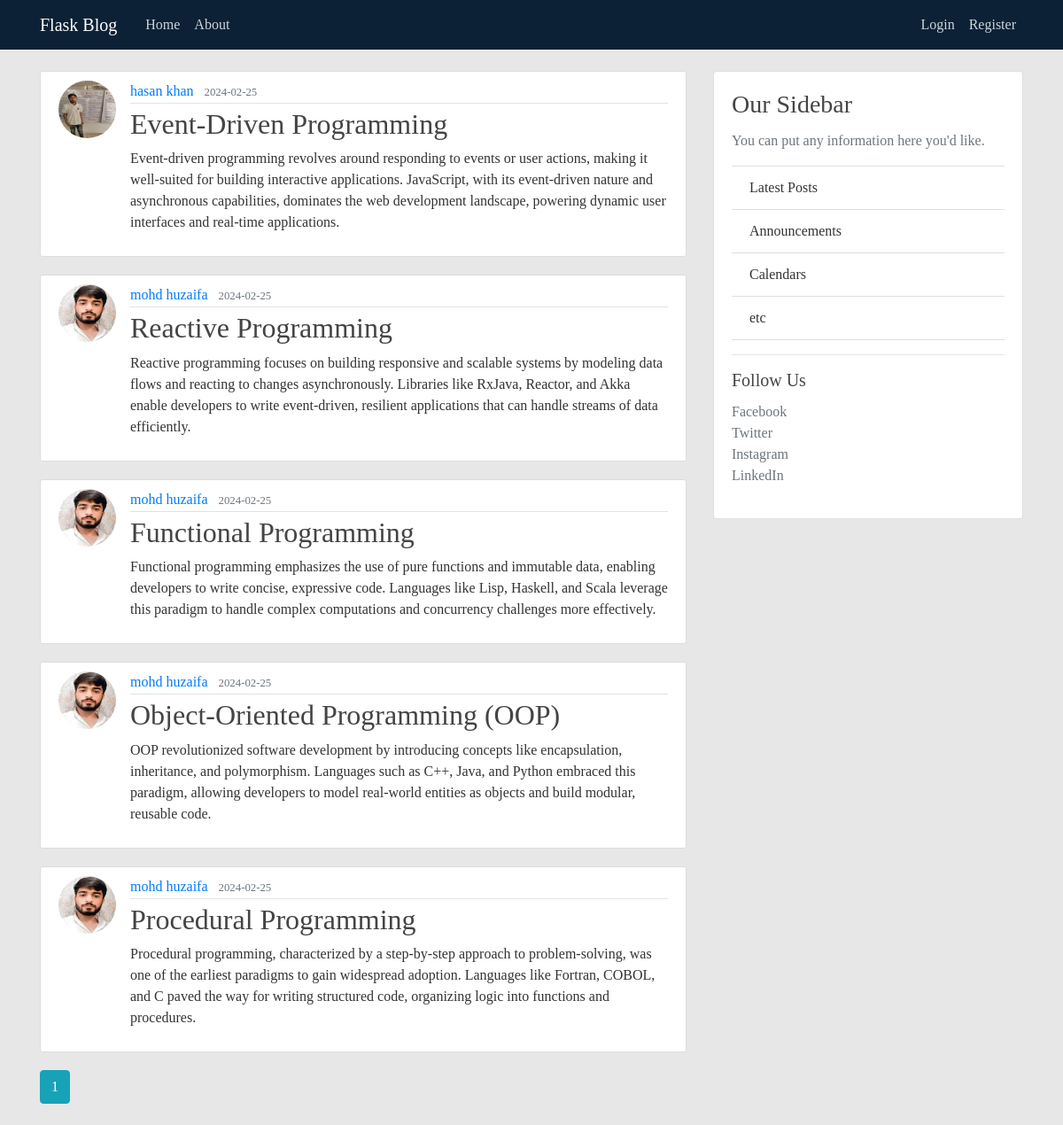
Page /home on the earlier database version.
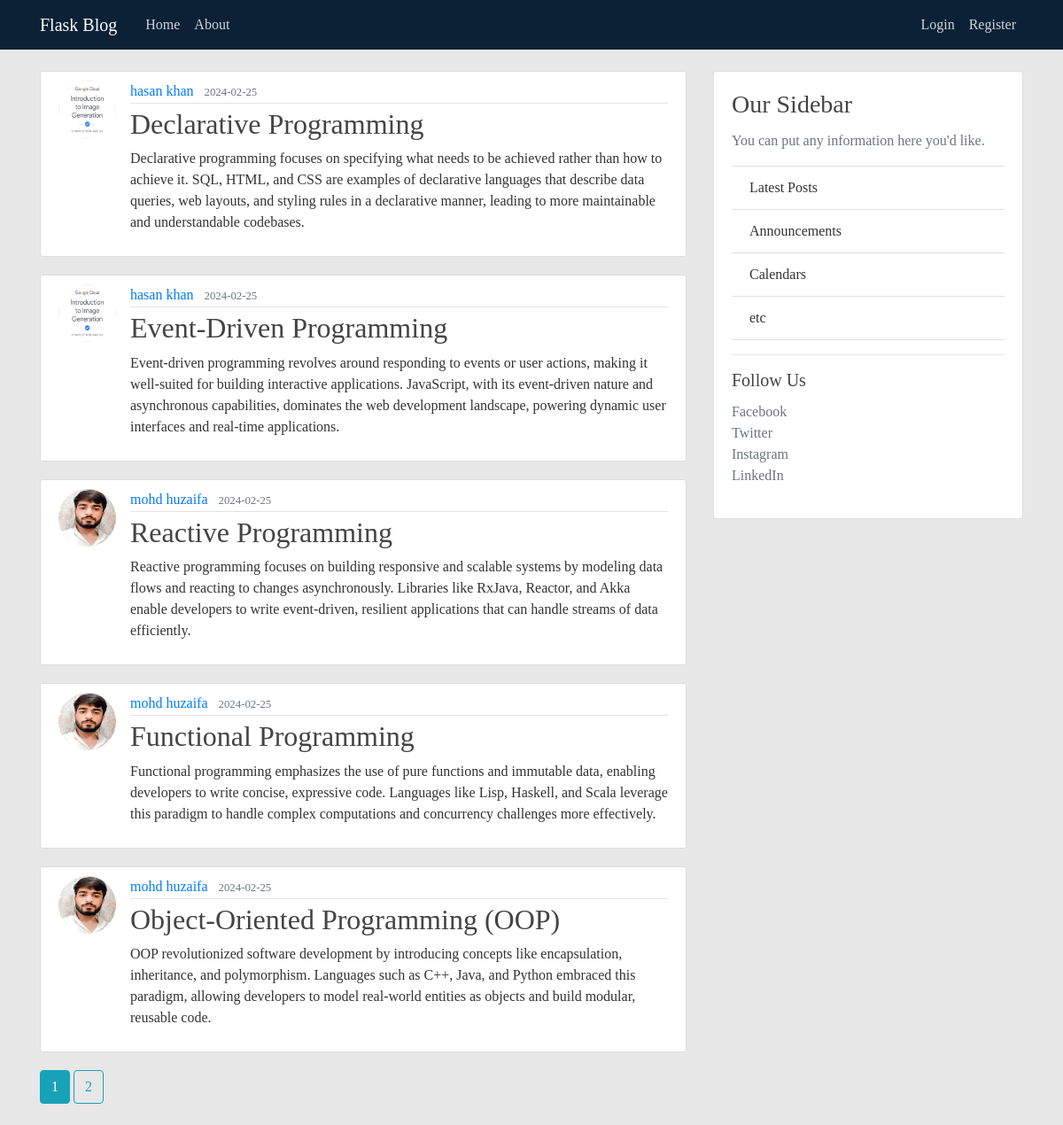
Same page on the later database version.
### flaskblog/models.py (models this page shows, shortened)
class Post(db.Model):
    id = db.Column(db.Integer, primary_key=True)
    title = db.Column(db.String(100), nullable=False)
    date_posted = db.Column(db.DateTime, nullable=False, default=datetime.utcnow)
    content = db.Column(db.Text, nullable=False)
    user_id = db.Column(db.Integer, db.ForeignKey('user.id'), nullable=False)

class User(db.Model, UserMixin):
    id = db.Column(db.Integer, primary_key=True)
    username = db.Column(db.String(20), unique=True, nullable=False)
    email = db.Column(db.String(120), unique=True, nullable=False)
    image_file = db.Column(db.String(20), nullable=False, default='default.jpg')
    password = db.Column(db.String(60), nullable=False)
    posts = db.relationship('Post', backref='author', lazy=True)

### flaskblog/main/routes.py (the view)
@main.route("/")
@main.route("/home")
def home():
    page = request.args.get('page', 1, type=int)
    posts = Post.query.order_by(Post.date_posted.desc()).paginate(page=page, per_page=5)
    return render_template('home.html', posts=posts)

### flaskblog/templates/home.html
{% extends "layout.html" %}
{% block content %}
    {% for post in posts.items %}
        <article class="media content-section">
          <img class="rounded-circle article-img" src="{{ url_for('static', filename='profile_pics/' + post.author.image_file) }}">
          <div class="media-body">
            <div class="article-metadata">
              <a class="mr-2" href="{{ url_for('users.user_posts', username=post.author.username) }}">{{ post.author.username }}</a>
              <small class="text-muted">{{ post.date_posted.strftime('%Y-%m-%d') }}</small>
            </div>
            <h2><a class="article-title" href="{{ url_for('posts.post', post_id=post.id) }}">{{ post.title }}</a></h2>
            <p class="article-content">{{ post.content }}</p>
          </div>
        </article>
    {% endfor %}
    {% for page_num in posts.iter_pages(left_edge=1, right_edge=1, left_current=1, right_current=2) %}
      {% if page_num %}
        {% if posts.page == page_num %}
          <a class="btn btn-info mb-4" href="{{ url_for('main.home', page=page_num) }}">{{ page_num }}</a>
        {% else %}
          <a class="btn btn-outline-info mb-4" href="{{ url_for('main.home', page=page_num) }}">{{ page_num }}</a>
        {% endif %}
      {% else %}
        ...
      {% endif %}
    {% endfor %}
{% endblock content %}

### flaskblog/templates/layout.html (shortened to what this page needs)
<!DOCTYPE html>
<html>
<head>
    <link rel="stylesheet" href="https://maxcdn.bootstrapcdn.com/bootstrap/4.0.0/css/bootstrap.min.css">
    <link rel="stylesheet" type="text/css" href="{{ url_for('static', filename='main.css') }}">
</head>
<body>
    <header class="site-header">
      <nav class="navbar navbar-expand-md navbar-dark bg-steel fixed-top">
        <div class="container">
          <a class="navbar-brand mr-4" href="/">Flask Blog</a>
          <div class="collapse navbar-collapse" id="navbarToggle">
            <div class="navbar-nav mr-auto">
              <a class="nav-item nav-link" href="{{ url_for('main.home') }}">Home</a>
              <a class="nav-item nav-link" href="{{ url_for('main.about') }}">About</a>
            </div>
            <div class="navbar-nav">
              {% if current_user.is_authenticated %}
                <a class="nav-item nav-link" href="{{ url_for('posts.new_post') }}">New Post</a>
                <a class="nav-item nav-link" href="{{ url_for('users.account') }}">Account</a>
                <a class="nav-item nav-link" href="{{ url_for('users.logout') }}">Logout</a>
              {% else %}
                <a class="nav-item nav-link" href="{{ url_for('users.login') }}">Login</a>
                <a class="nav-item nav-link" href="{{ url_for('users.register') }}">Register</a>
              {% endif %}
            </div>
          </div>
        </div>
      </nav>
    </header>
    <main role="main" class="container">
      <div class="row">
        <div class="col-md-8">
          {% block content %}{% endblock %}
        </div>
        <div class="col-md-4">
          <div class="card mb-4">
            <div class="card-body">
              <h3 class="card-title">Our Sidebar</h3>
              <p class="card-text text-muted">You can put any information here you'd like.</p>
              <ul class="list-group list-group-flush">
                <li class="list-group-item">Latest Posts</li>
                <li class="list-group-item">Announcements</li>
                <li class="list-group-item">Calendars</li>
                <li class="list-group-item">etc</li>
              </ul>
                  <hr>
                  <h5 class="card-title">Follow Us</h5>
                  <ul class="list-unstyled">
                    <li><a href="#" class="text-muted">Facebook</a></li>
                    <li><a href="#" class="text-muted">Twitter</a></li>
                    <li><a href="#" class="text-muted">Instagram</a></li>
                    <li><a href="#" class="text-muted">LinkedIn</a></li>
                  </ul>
                  </div>
                  </div>
      </div>
      </div>
    </main>
</body>
</html>

### flaskblog/static/main.css (style rules this page uses)
body { background: #e7e7e7; color: #333333; margin-top: 5rem; font-family: 'Times New Roman', Times, serif; }
h1, h2, h3, h4, h5, h6 { color: #444444; }
.bg-steel { background-color: #0c2136; }
.site-header .navbar-nav .nav-link { color: #cbd5db; }
.content-section { background: #ffffff; padding: 10px 20px; border: 1px solid #dddddd; border-radius: 3px; margin-bottom: 20px; }
.article-title { color: #444444; }
.article-content { white-space: pre-line; }
.article-img { height: 65px; width: 65px; margin-right: 16px; }
.article-metadata { padding-bottom: 1px; margin-bottom: 4px; border-bottom: 1px solid #e3e3e3 }

Differences in the rows shown:
no longer on this page (row unchanged): Post: image_file (picture), author.username "mohd huzaifa", date_posted "2024-02-25", title "Procedural Programming", content "Procedural programming, characterized by a step-by-step approach to problem-solving, was one of the earliest paradigms to gain widespread adoption. Languages like Fortran, COBOL, and C paved the way for writing structured code, organizing logic into functions and procedures."
added Post: image_file (picture), author.username "hasan khan", date_posted "2024-02-25", title "Declarative Programming", content "Declarative programming focuses on specifying what needs to be achieved rather than how to achieve it. SQL, HTML, and CSS are examples of declarative languages that describe data queries, web layouts, and styling rules in a declarative manner, leading to more maintainable and understandable codebases."
changed through a linked row, Post "Event-Driven Programming": image_file: a different picture
Other differences:
new list line: "2"
